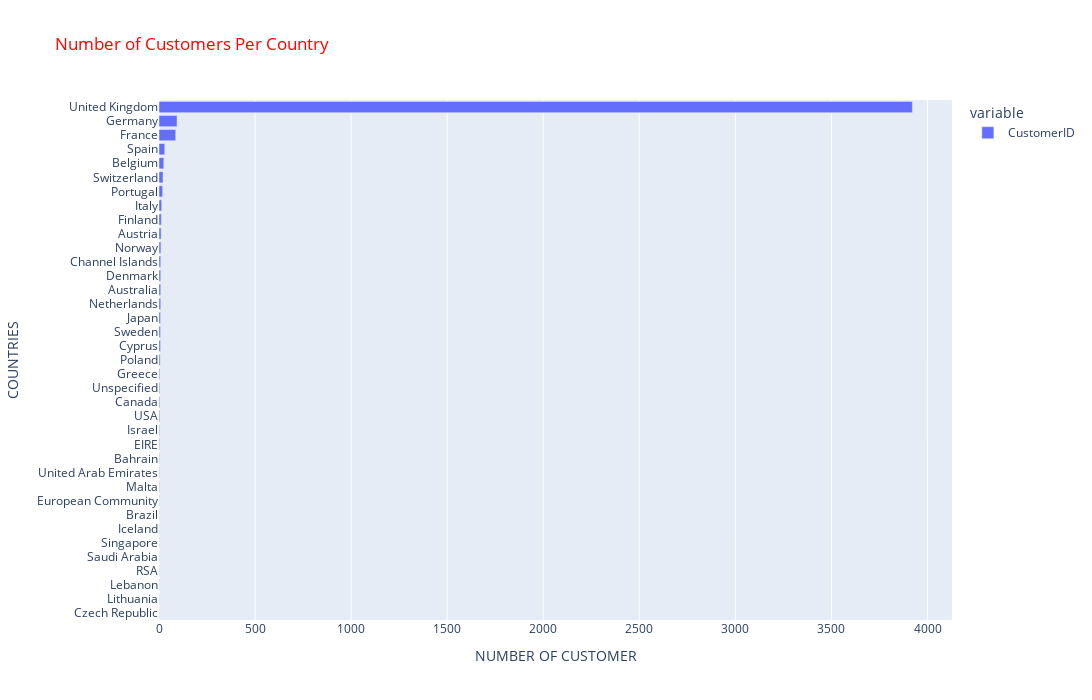

The notebook cell saved with this chart:
### Code cell
# PLOTLY BAR PLOT
import plotly.express as px
plt.figure(figsize=(16, 9))
fig = px.bar(df.groupby('Country')["CustomerID"].nunique().sort_values(ascending=False),
             x=['CustomerID'],
             y=df.groupby('Country')["CustomerID"].nunique(
).sort_values(ascending=False).index,
    title="Number of Customers Per Country")
fig.update_yaxes(categoryorder='total ascending')
fig.update_layout(xaxis_title="NUMBER OF CUSTOMER", yaxis_title="COUNTRIES",
                  autosize=False, width=1400, height=700, title_font_color="red",)
fig.show()

### Figure 1 — Plotly figure (JSON) as saved in the notebook; plotly's stock layout.template omitted (floating-point values rounded to 4 significant figures)
{"data": [{"alignmentgroup": "True", "hovertemplate": "variable=CustomerID<br>value=%{x}<br>y=%{y}<extra></extra>", "legendgroup": "CustomerID", "marker": {"color": "#636efa", "pattern": {"shape": ""}}, "name": "CustomerID", "offsetgroup": "CustomerID", "orientation": "h", "showlegend": true, "textposition": "auto", "type": "bar", "x": [3921, 94, 87, 30, 25, 21, 19, 14, 12, 11, 10, 9, 9, 9, 9, 8, 8, 8, 6, 4, 4, 4, 4, 3, 3, 2, 2, 2, 1, 1, 1, 1, 1, 1, 1, 1, 1], "xaxis": "x", "y": ["United Kingdom", "Germany", "France", "Spain", "Belgium", "Switzerland", "Portugal", "Italy", "Finland", "Austria", "Norway", "Netherlands", "Australia", "Denmark", "Channel Islands", "Cyprus", "Sweden", "Japan", "Poland", "USA", "Canada", "Unspecified", "Greece", "EIRE", "Israel", "Malta", "United Arab Emirates", "Bahrain", "Czech Republic", "Lithuania", "Lebanon", "RSA", "Saudi Arabia", "Singapore", "Iceland", "Brazil", "European Community"], "yaxis": "y"}], "layout": {"autosize": false, "barmode": "relative", "height": 700, "legend": {"title": {"text": "variable"}, "tracegroupgap": 0}, "title": {"font": {"color": "red"}, "text": "Number of Customers Per Country"}, "width": 1400, "xaxis": {"anchor": "y", "domain": [0, 1], "title": {"text": "NUMBER OF CUSTOMER"}}, "yaxis": {"anchor": "x", "categoryorder": "total ascending", "domain": [0, 1], "title": {"text": "COUNTRIES"}}}}
